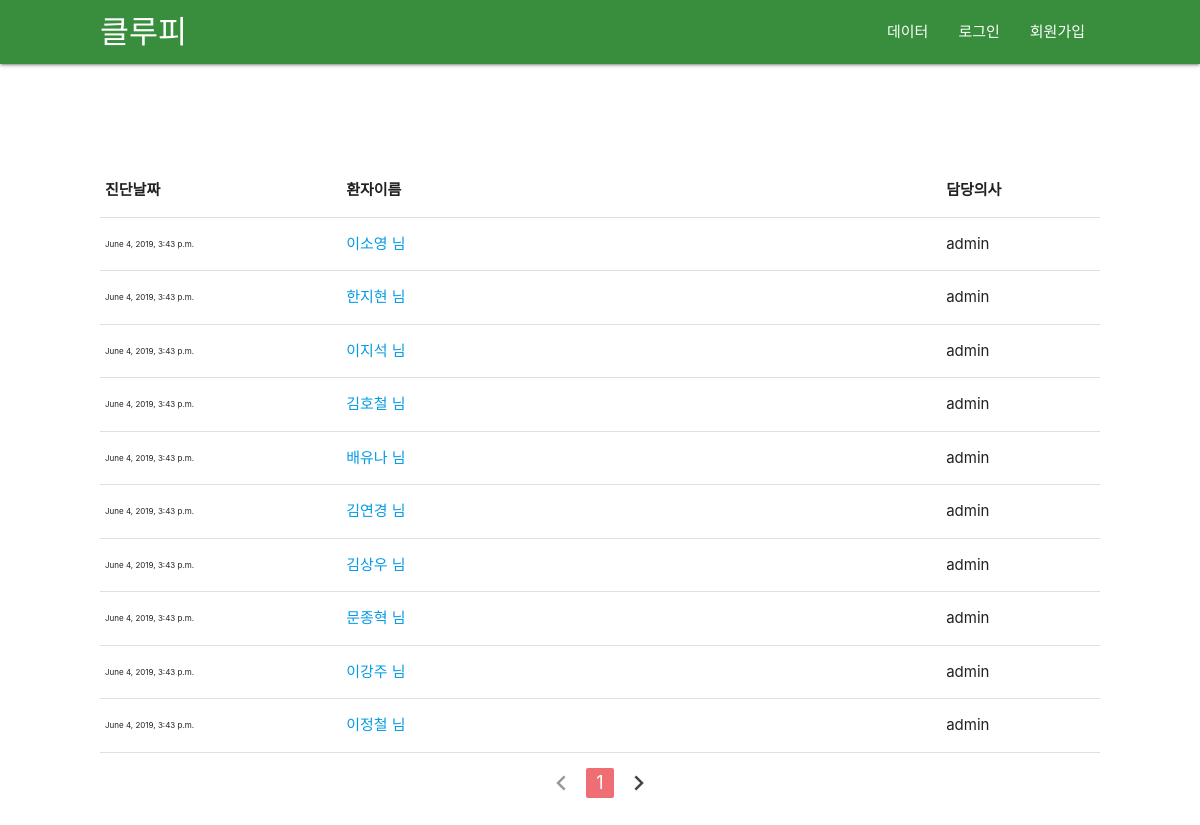
The page /list/ on the database as committed earlier.
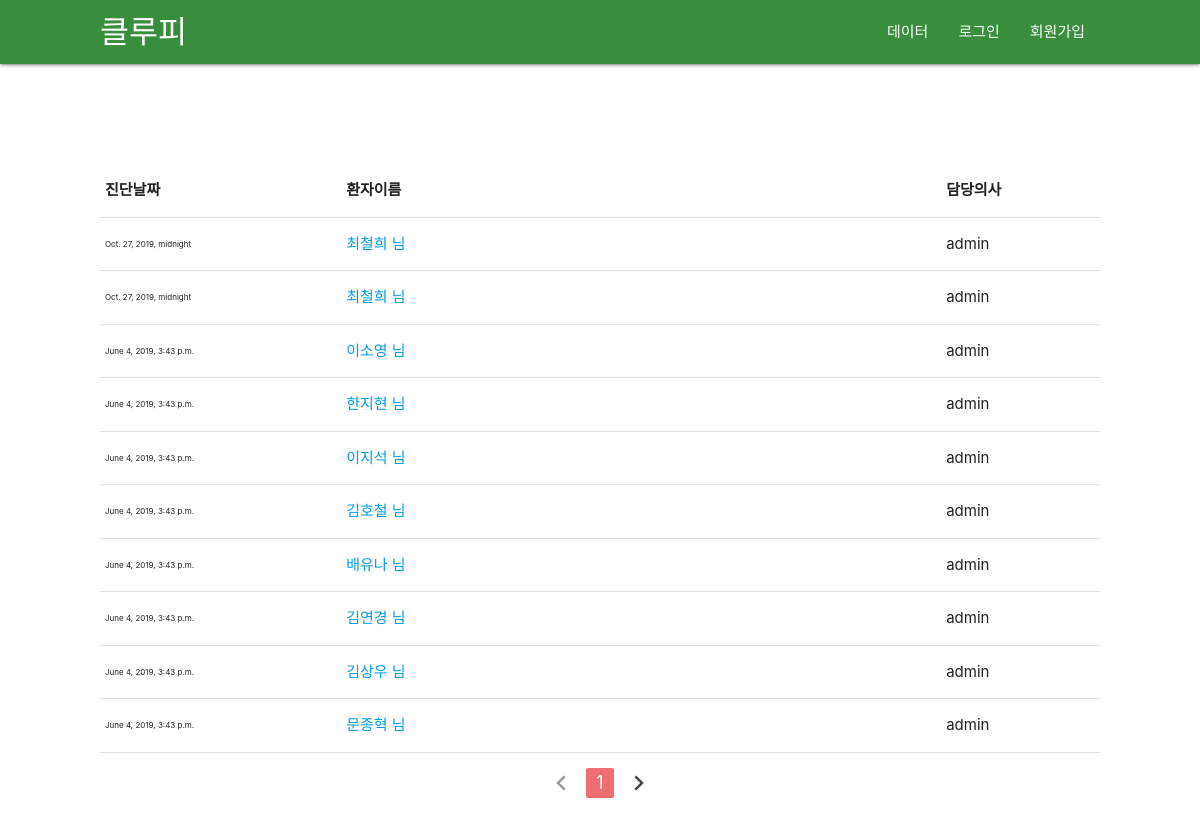
The same page on the database as committed later.
### scoring/models.py (models this page shows, shortened)
class ScoreList(models.Model):
    user = models.ForeignKey(User, on_delete=models.CASCADE, null=True) # 담당의
    name = models.CharField(max_length=200,null=True) # 성명
    gender = models.IntegerField(null=True) # 성별
    age = models.IntegerField(null=True) # 연령
    blood_type = models.IntegerField(null=True) # 혈액형
    height = models.FloatField(null=True) # 신장
    weight = models.FloatField(null=True) # 몸무게
    past_diagnostic_record = models.IntegerField(null=True) # 과거력
    pub_date = models.DateTimeField(null=True) # 진달일
    score = models.IntegerField(null=True) # 점수
    pass_or_fail = models.BooleanField(null=True) # 치매여부
    ASF = models.FloatField(null=True) # 두개골과 두뇌사이 공간
    nWBV = models.FloatField(null=True) # 전체 뇌용량 정규화
    eTIV = models.IntegerField(null=True) # 추정 내척추수액
    CDR = models.FloatField(null=True) # 임상 치매 평가
    MMSE = models.FloatField(null=True) # 간이 정신 상태 검사
    SES = models.FloatField(null=True) # 사화족 지위
    educ = models.IntegerField(null=True) # 교육 기간
    MR_delay = models.IntegerField(null=True) # 딜레이
    hand = models.IntegerField(null=True) # 손잡이
    test = models.BooleanField(null=True) # 테스트

### scoring/views.py (the view)
# urls.py: path('list/', scoring.views.list, name='list'),
def list(request):
    subjects = ScoreList.objects.all().order_by('-id').filter(test=None)
    paginator = Paginator(subjects, 10)
    try:
        page = request.GET.get('page', 1)
    except PageNotAnInteger:
        page = 1
    lists = paginator.get_page(page)
    return render(request, 'list.html', {'lists':lists})

### scoring/templates/list.html
{% extends "base.html" %}
{% block content %}
{% load static %}
<section class="patient-list">
    <div class="con">
        <table class="highlight">
            <thead>
                <tr>
                    <th>진단날짜</th>
                    <th>환자이름</th>
                    <th>담당의사</th>
                </tr>
            </thead>
            <tbody>
                {% for list in lists %}
                <tr>
                    <td style="font-size: 8px;">{{ list.pub_date }}</td>
                    <td style="width: 60%"><a href="{% url 'result' list.id%}">{{ list.name }} 님</a></td>
                    <td>{{ list.user.username }}</td>
                </tr>
                {% endfor %}
            </tbody>
        </table>
        <div>
            <ul class="pagination" style="display: flex; justify-content:center;">
                {% if lists.has_previous %}
                <li class="waves-effect"><a href="?page={{lists.previous_page_number}}"><i class="material-icons">chevron_left</i></a></li>
                {% else %}
                <li class="disabled"><a href="#!"><i class="material-icons">chevron_left</i></a></li>
                {% endif %}
                <li class="active"><a href="#!">{{lists.number}}</a></li>
                {% if lists.has_next %}
                <li class="waves-effect"><a href="?page={{lists.next_page_number}}"><i class="material-icons">chevron_right</i></a></li>
                {% else %}
                <li class="disabled"><a href="#!"><i class="material-icons">chevron_right</i></a></li>
                {% endif %}
            </ul>
        </div>
    </div>
</section>
{% endblock content %}

Rows that differ between the two databases and show on the page:
no longer on this page (row unchanged): ScoreList: pub_date "June 4, 2019, 3:43 p.m.", name "이강주", user.username "admin"
no longer on this page (row unchanged): ScoreList: pub_date "June 4, 2019, 3:43 p.m.", name "이정철", user.username "admin"
added ScoreList: pub_date "Oct. 27, 2019, midnight", name "최철희", user.username "admin"
added ScoreList: pub_date "Oct. 27, 2019, midnight", name "최철희", user.username "admin"
